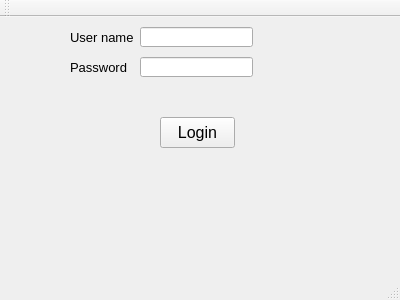
<?xml version="1.0" encoding="UTF-8"?>
<ui version="4.0">
 <class>MainWindow</class>
 <widget class="QMainWindow" name="MainWindow">
  <property name="geometry">
   <rect>
    <x>0</x>
    <y>0</y>
    <width>400</width>
    <height>300</height>
   </rect>
  </property>
  <property name="windowTitle">
   <string>MainWindow</string>
  </property>
  <widget class="QWidget" name="centralWidget">
   <widget class="QPushButton" name="pushButton">
    <property name="geometry">
     <rect>
      <x>160</x>
      <y>100</y>
      <width>75</width>
      <height>31</height>
     </rect>
    </property>
    <property name="font">
     <font>
      <pointsize>12</pointsize>
     </font>
    </property>
    <property name="text">
     <string>Login</string>
    </property>
   </widget>
   <widget class="QLabel" name="label">
    <property name="geometry">
     <rect>
      <x>70</x>
      <y>10</y>
      <width>71</width>
      <height>21</height>
     </rect>
    </property>
    <property name="font">
     <font>
      <pointsize>10</pointsize>
     </font>
    </property>
    <property name="text">
     <string>User name</string>
    </property>
   </widget>
   <widget class="QLabel" name="label_2">
    <property name="geometry">
     <rect>
      <x>70</x>
      <y>40</y>
      <width>71</width>
      <height>21</height>
     </rect>
    </property>
    <property name="font">
     <font>
      <pointsize>10</pointsize>
     </font>
    </property>
    <property name="text">
     <string>Password</string>
    </property>
   </widget>
   <widget class="QLineEdit" name="Text_User">
    <property name="geometry">
     <rect>
      <x>140</x>
      <y>10</y>
      <width>113</width>
      <height>20</height>
     </rect>
    </property>
    <property name="maxLength">
     <number>20</number>
    </property>
   </widget>
   <widget class="QLineEdit" name="Text_Password">
    <property name="geometry">
     <rect>
      <x>140</x>
      <y>40</y>
      <width>113</width>
      <height>20</height>
     </rect>
    </property>
    <property name="maxLength">
     <number>20</number>
    </property>
    <property name="echoMode">
     <enum>QLineEdit::Password</enum>
    </property>
   </widget>
   <widget class="QLabel" name="label_status">
    <property name="geometry">
     <rect>
      <x>150</x>
      <y>150</y>
      <width>101</width>
      <height>21</height>
     </rect>
    </property>
    <property name="font">
     <font>
      <pointsize>20</pointsize>
     </font>
    </property>
    <property name="text">
     <string/>
    </property>
   </widget>
  </widget>
  <widget class="QMenuBar" name="menuBar">
   <property name="geometry">
    <rect>
     <x>0</x>
     <y>0</y>
     <width>400</width>
     <height>21</height>
    </rect>
   </property>
  </widget>
  <widget class="QToolBar" name="mainToolBar">
   <attribute name="toolBarArea">
    <enum>TopToolBarArea</enum>
   </attribute>
   <attribute name="toolBarBreak">
    <bool>false</bool>
   </attribute>
  </widget>
  <widget class="QStatusBar" name="statusBar"/>
 </widget>
 <layoutdefault spacing="6" margin="11"/>
 <resources/>
 <connections/>
</ui>
